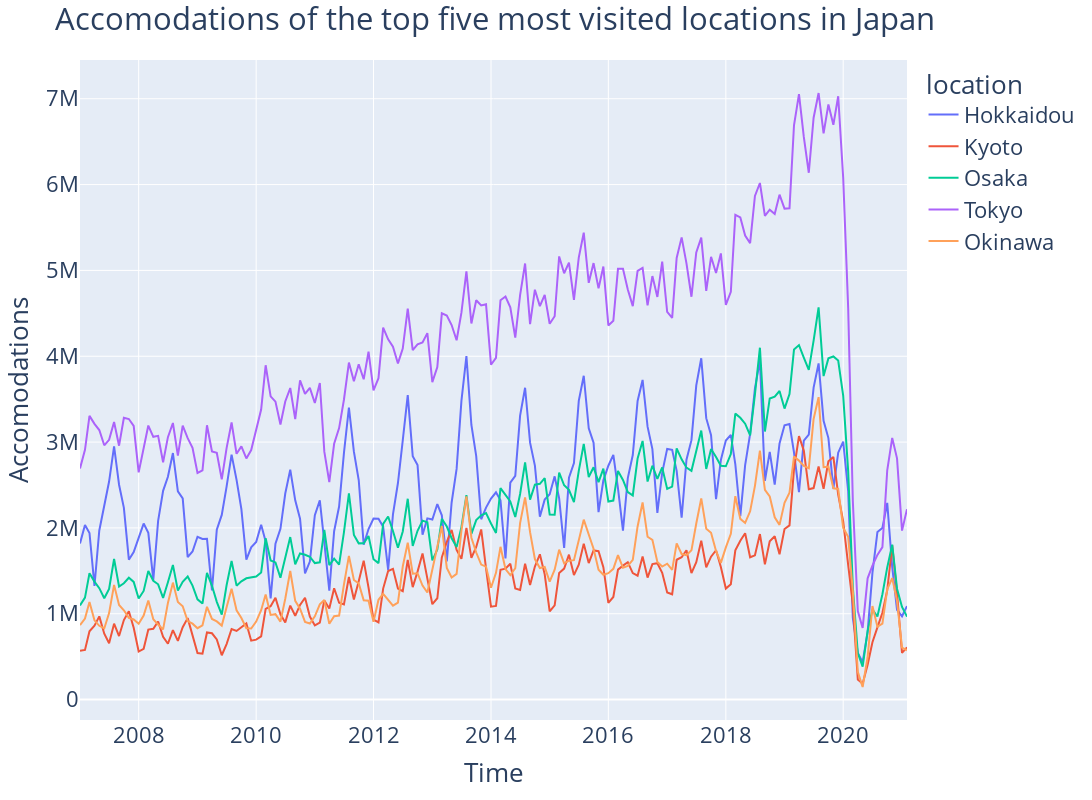

The notebook cell saved with this chart:
### Code cell
df = table[table["location"].isin(["Tokyo",  "Osaka", "Hokkaidou",  "Okinawa", "Kyoto"])].sort_values("time")
fig = px.line(df, x="time", y="total", color='location')
fig.update_layout(height=800, width=1600, title_text="Accomodations of the top five most visited locations in Japan",  xaxis_title="Time", yaxis_title="Accomodations", font=dict(size=22))

fig.show()
#fig.write_html("newplot.html")
#fig.write_image("fig1.png")

### Figure 1 — Plotly figure (JSON) as saved in the notebook; plotly's stock layout.template omitted (floating-point values rounded to 4 significant figures; data arrays with more than 128 entries replaced by an {"elided": "..."} marker saying what was removed)
{"data": [{"hovertemplate": "location=Hokkaidou<br>time=%{x}<br>total=%{y}<extra></extra>", "legendgroup": "Hokkaidou", "line": {"color": "#636efa", "dash": "solid"}, "mode": "lines", "name": "Hokkaidou", "orientation": "v", "showlegend": true, "type": "scatter", "x": {"elided": "170 str values"}, "xaxis": "x", "y": {"elided": "170 int values"}, "yaxis": "y"}, {"hovertemplate": "location=Kyoto<br>time=%{x}<br>total=%{y}<extra></extra>", "legendgroup": "Kyoto", "line": {"color": "#EF553B", "dash": "solid"}, "mode": "lines", "name": "Kyoto", "orientation": "v", "showlegend": true, "type": "scatter", "x": {"elided": "170 str values"}, "xaxis": "x", "y": {"elided": "170 int values"}, "yaxis": "y"}, {"hovertemplate": "location=Osaka<br>time=%{x}<br>total=%{y}<extra></extra>", "legendgroup": "Osaka", "line": {"color": "#00cc96", "dash": "solid"}, "mode": "lines", "name": "Osaka", "orientation": "v", "showlegend": true, "type": "scatter", "x": {"elided": "170 str values"}, "xaxis": "x", "y": {"elided": "170 int values"}, "yaxis": "y"}, {"hovertemplate": "location=Tokyo<br>time=%{x}<br>total=%{y}<extra></extra>", "legendgroup": "Tokyo", "line": {"color": "#ab63fa", "dash": "solid"}, "mode": "lines", "name": "Tokyo", "orientation": "v", "showlegend": true, "type": "scatter", "x": {"elided": "170 str values"}, "xaxis": "x", "y": {"elided": "170 int values"}, "yaxis": "y"}, {"hovertemplate": "location=Okinawa<br>time=%{x}<br>total=%{y}<extra></extra>", "legendgroup": "Okinawa", "line": {"color": "#FFA15A", "dash": "solid"}, "mode": "lines", "name": "Okinawa", "orientation": "v", "showlegend": true, "type": "scatter", "x": {"elided": "170 str values"}, "xaxis": "x", "y": {"elided": "170 int values"}, "yaxis": "y"}], "layout": {"font": {"size": 22}, "height": 800, "legend": {"title": {"text": "location"}, "tracegroupgap": 0}, "margin": {"t": 60}, "title": {"text": "Accomodations of the top five most visited locations in Japan"}, "width": 1600, "xaxis": {"anchor": "y", "domain": [0, 1], "title": {"text": "Time"}}, "yaxis": {"anchor": "x", "domain": [0, 1], "title": {"text": "Accomodations"}}}}
